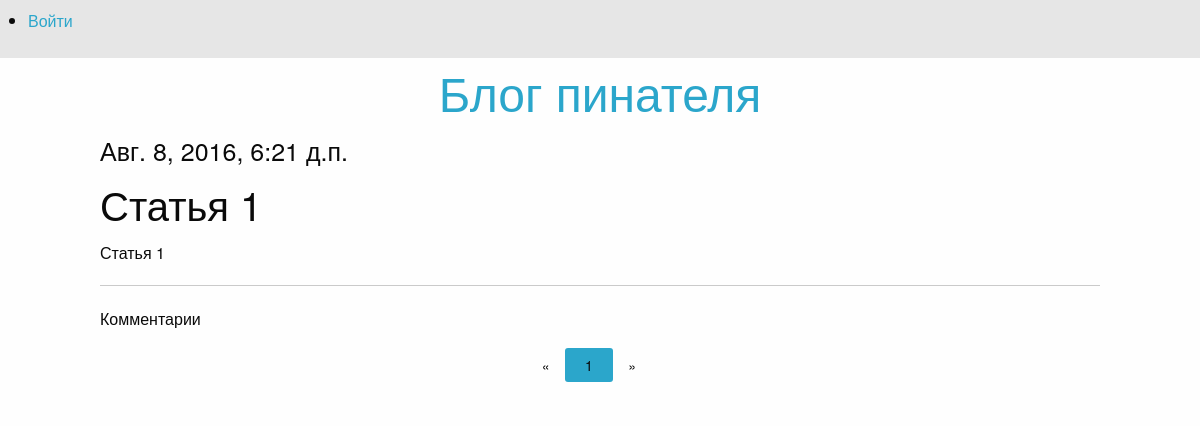
Before: /articles/get/3/1/ with the older database file.
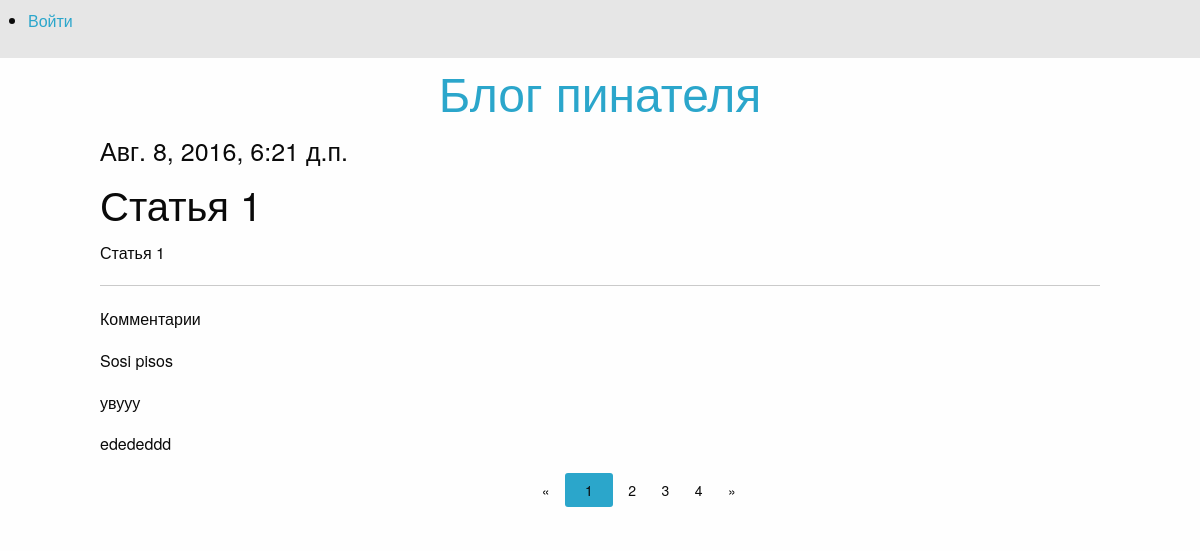
After: the same page with the newer database file.
### article/models.py (models this page shows)
class Comments(models.Model):
    class Meta():
        db_table = 'comments'
    comments_text = models.TextField(verbose_name="Текст комментария")
    comments_article = models.ForeignKey(Article)

### article/views.py (the view)
# urls.py: url(r'^articles/get/(?P<article_id>\d+)/(?P<comment_page>\d+)/$', article),
def article(request, article_id=1,comment_page=1):
    comment_form = CommentForm
    args = {}
    args.update(csrf(request))
    args['article'] = Article.objects.get(id=article_id)
    all_comments = Comments.objects.filter(comments_article_id=article_id)
    current_comment_page = Paginator(all_comments,3)
    print("Page N  ",comment_page)
    args['comments'] = current_comment_page.page(comment_page)
    args['form'] = comment_form
    args['username'] = auth.get_user(request).username
    return render_to_response('article.html', args)

### article/templates/article.html (shortened to what this page needs)
{% extends 'main.html' %}
{% load staticfiles %}
{% block article %}
<h4>{{ article.article_date }}</h4>
<h2>{{ article.article_title }}</h2>
<p>{{ article.article_text }}</p>
<hr>
<p>Комментарии</p>
{%  for comment in comments %}
    <p>{{ comment.comments_text}}</p>
{% endfor %}
</div>
<div class="row">
    <div class="large-3 large-offset-5 columns">
            <ul class="pagination">
                {% if comments.has_previous %}
                    <li class="arrow"><a href="/articles/get/{{ article.id}}/{{ comments.previous_page_number }}/">&laquo;</a> </li>
                {% else %}
                    <li class="arrow unavailable"><a href="">&laquo;</a></li>
                {% endif %}
                {% for page in comments.paginator.page_range %}
                    {% if page == comments.number %}
                        <li class="current"><a href="/articles/get/{{ article.id }}/{{ page }}/">{{ page }}</a> </li>
                    {% else %}
                        <li><a href="/articles/get/{{ article.id }}/{{ page }}/">{{ page }}</a> </li>
                    {% endif %}
                {% endfor %}
                {%  if comments.has_next %}
                    <li class="arrow"><a href="/articles/get/{{ article.id }}/{{ comments.next_page_number }}/">&raquo;</a> </li>
                {% else %}
                    <li class="arrow unavailable"><a href="">&raquo;</a></li>
                {% endif %}
            </ul>
        </div>
</div>
{% endblock %}

Changed rows visible on the page:
added Comments: comments_text "Sosi pisos"
added Comments: comments_text "увууу"
added Comments: comments_text "edededdd"
Other visible differences:
new list line: "2"
new list line: "3"
new list line: "4"
